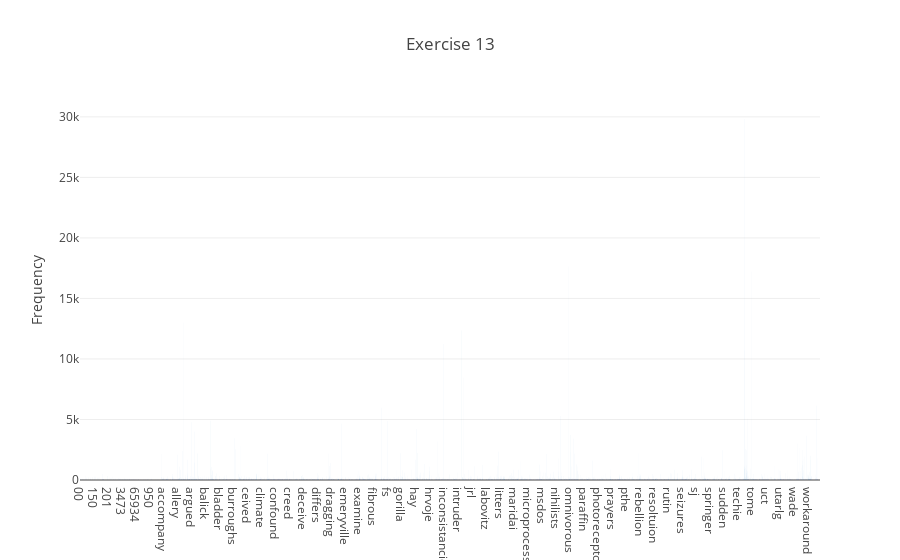

The code cell stored with this chart in its notebook:
### Code cell
iplot(text_analysis.plot_word_frequency([count_vect.get_feature_names(), term_frequencies], 'Exercise 13'))

### Figure 1 — Plotly figure (JSON) as saved in the notebook; plotly's stock layout.template omitted (floating-point values rounded to 4 significant figures; data arrays with more than 128 entries replaced by an {"elided": "..."} marker saying what was removed)
{"data": [{"type": "bar", "x": {"elided": "35788 str values"}, "y": {"elided": "35788 int values"}}], "layout": {"title": "Exercise 13", "yaxis": {"title": "Frequency"}}}
